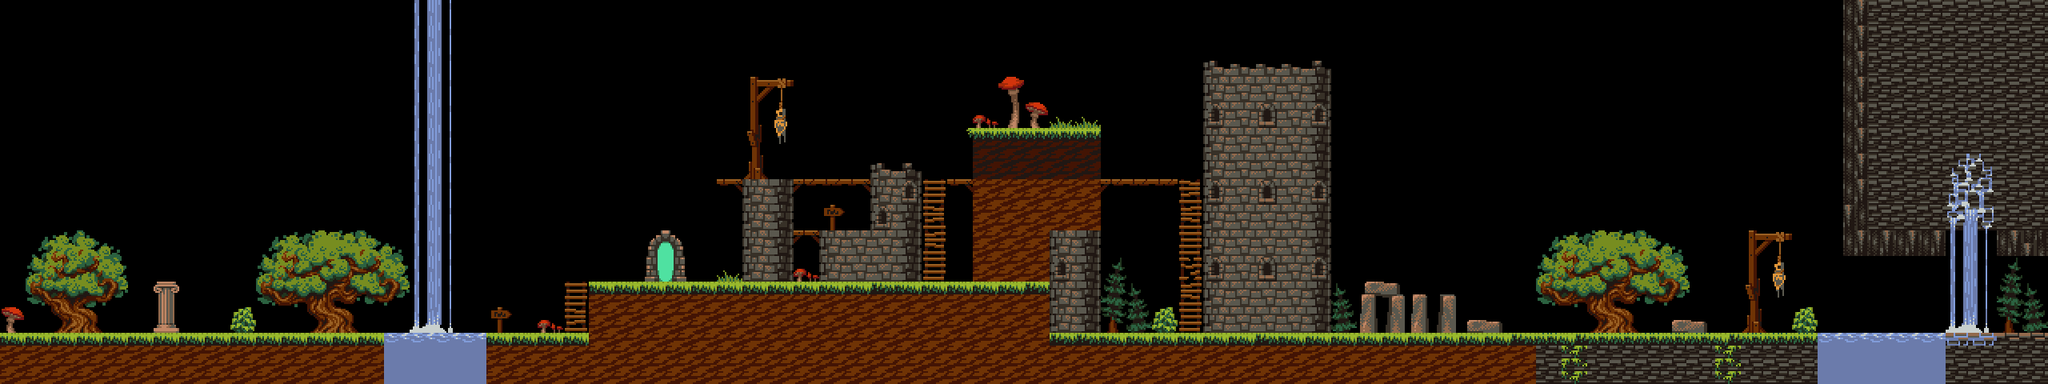

Tiled map render using the project's own tile images. Description and the map definition, with tile-layer contents summarised, below:
An orthogonal 80x15 tile map with 32x32 px tiles, 1 tile layer (Tile Layer 1).

<map version="1.0" orientation="orthogonal" renderorder="right-down" width="80" height="15" tilewidth="32" tileheight="32" nextobjectid="1">
 <tileset firstgid="1" name="fantasy_tiles_by_surt" tilewidth="32" tileheight="32">
  <image source="fantasy_tiles_by_surt.png" width="960" height="640" />
 </tileset>
 <layer name="Tile Layer 1" width="80" height="15">
  <data>[1200 cells, 613 non-empty, 208 distinct tile ids]</data>
 </layer>
</map>
